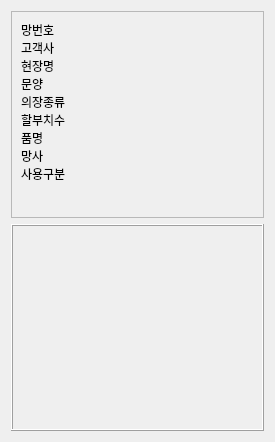
<?xml version="1.0" encoding="UTF-8"?>
<ui version="4.0">
 <class>Form</class>
 <widget class="QWidget" name="Form">
  <property name="geometry">
   <rect>
    <x>0</x>
    <y>0</y>
    <width>275</width>
    <height>442</height>
   </rect>
  </property>
  <property name="windowTitle">
   <string>Form</string>
  </property>
  <layout class="QVBoxLayout" name="verticalLayout_3">
   <item>
    <widget class="QFrame" name="frame">
     <property name="sizePolicy">
      <sizepolicy hsizetype="Preferred" vsizetype="Minimum">
       <horstretch>0</horstretch>
       <verstretch>1</verstretch>
      </sizepolicy>
     </property>
     <property name="frameShape">
      <enum>QFrame::StyledPanel</enum>
     </property>
     <property name="frameShadow">
      <enum>QFrame::Raised</enum>
     </property>
     <layout class="QVBoxLayout" name="verticalLayout_2">
      <item>
       <layout class="QFormLayout" name="formLayout_2">
        <property name="horizontalSpacing">
         <number>1</number>
        </property>
        <property name="verticalSpacing">
         <number>0</number>
        </property>
        <property name="rightMargin">
         <number>0</number>
        </property>
        <item row="0" column="0">
         <widget class="QLabel" name="label_13">
          <property name="text">
           <string>망번호</string>
          </property>
         </widget>
        </item>
        <item row="0" column="1">
         <widget class="QLabel" name="LB_MangNo">
          <property name="text">
           <string/>
          </property>
          <property name="alignment">
           <set>Qt::AlignCenter</set>
          </property>
          <property name="margin">
           <number>5</number>
          </property>
         </widget>
        </item>
        <item row="1" column="0">
         <widget class="QLabel" name="label_14">
          <property name="text">
           <string>고객사</string>
          </property>
         </widget>
        </item>
        <item row="1" column="1">
         <widget class="QLabel" name="LB_Gogaek">
          <property name="text">
           <string/>
          </property>
          <property name="alignment">
           <set>Qt::AlignCenter</set>
          </property>
          <property name="margin">
           <number>5</number>
          </property>
         </widget>
        </item>
        <item row="2" column="0">
         <widget class="QLabel" name="label_15">
          <property name="text">
           <string>현장명</string>
          </property>
         </widget>
        </item>
        <item row="2" column="1">
         <widget class="QLabel" name="LB_Hyunjang">
          <property name="text">
           <string/>
          </property>
          <property name="alignment">
           <set>Qt::AlignCenter</set>
          </property>
          <property name="margin">
           <number>5</number>
          </property>
         </widget>
        </item>
        <item row="3" column="0">
         <widget class="QLabel" name="label_16">
          <property name="text">
           <string>문양</string>
          </property>
         </widget>
        </item>
        <item row="3" column="1">
         <widget class="QLabel" name="LB_Munyang">
          <property name="text">
           <string/>
          </property>
          <property name="alignment">
           <set>Qt::AlignCenter</set>
          </property>
          <property name="margin">
           <number>5</number>
          </property>
         </widget>
        </item>
        <item row="4" column="0">
         <widget class="QLabel" name="label_17">
          <property name="text">
           <string>의장종류</string>
          </property>
         </widget>
        </item>
        <item row="4" column="1">
         <widget class="QLabel" name="LB_Uljang">
          <property name="text">
           <string/>
          </property>
          <property name="alignment">
           <set>Qt::AlignCenter</set>
          </property>
          <property name="margin">
           <number>5</number>
          </property>
         </widget>
        </item>
        <item row="5" column="0">
         <widget class="QLabel" name="label_18">
          <property name="text">
           <string>할부치수</string>
          </property>
         </widget>
        </item>
        <item row="5" column="1">
         <widget class="QLabel" name="LB_Halbu">
          <property name="text">
           <string/>
          </property>
          <property name="alignment">
           <set>Qt::AlignCenter</set>
          </property>
          <property name="margin">
           <number>5</number>
          </property>
         </widget>
        </item>
        <item row="6" column="0">
         <widget class="QLabel" name="label_19">
          <property name="text">
           <string>품명</string>
          </property>
         </widget>
        </item>
        <item row="6" column="1">
         <widget class="QLabel" name="LB_Pummyung">
          <property name="text">
           <string/>
          </property>
          <property name="alignment">
           <set>Qt::AlignCenter</set>
          </property>
          <property name="margin">
           <number>5</number>
          </property>
         </widget>
        </item>
        <item row="7" column="0">
         <widget class="QLabel" name="label_20">
          <property name="text">
           <string>망사</string>
          </property>
         </widget>
        </item>
        <item row="7" column="1">
         <widget class="QLabel" name="LB_Mangsa">
          <property name="text">
           <string/>
          </property>
          <property name="alignment">
           <set>Qt::AlignCenter</set>
          </property>
          <property name="margin">
           <number>5</number>
          </property>
         </widget>
        </item>
        <item row="8" column="0">
         <widget class="QLabel" name="label_21">
          <property name="text">
           <string>사용구분</string>
          </property>
         </widget>
        </item>
        <item row="8" column="1">
         <widget class="QLabel" name="LB_Sayong">
          <property name="text">
           <string/>
          </property>
          <property name="alignment">
           <set>Qt::AlignCenter</set>
          </property>
          <property name="margin">
           <number>5</number>
          </property>
         </widget>
        </item>
       </layout>
      </item>
     </layout>
    </widget>
   </item>
   <item>
    <widget class="QFrame" name="frame_Img">
     <property name="sizePolicy">
      <sizepolicy hsizetype="Preferred" vsizetype="Preferred">
       <horstretch>0</horstretch>
       <verstretch>1</verstretch>
      </sizepolicy>
     </property>
     <property name="frameShape">
      <enum>QFrame::Box</enum>
     </property>
     <property name="frameShadow">
      <enum>QFrame::Raised</enum>
     </property>
     <layout class="QHBoxLayout" name="horizontalLayout">
      <item>
       <widget class="Wid_Image_Viewer" name="widget_Image1" native="true"/>
      </item>
      <item>
       <widget class="Wid_Image_Viewer" name="widget_Image2" native="true"/>
      </item>
     </layout>
    </widget>
   </item>
  </layout>
 </widget>
 <customwidgets>
  <customwidget>
   <class>Wid_Image_Viewer</class>
   <extends>QWidget</extends>
   <header location="global">modules.PyQt.component.imageviewer.wid_image_view</header>
   <container>1</container>
  </customwidget>
 </customwidgets>
 <resources/>
 <connections/>
</ui>
